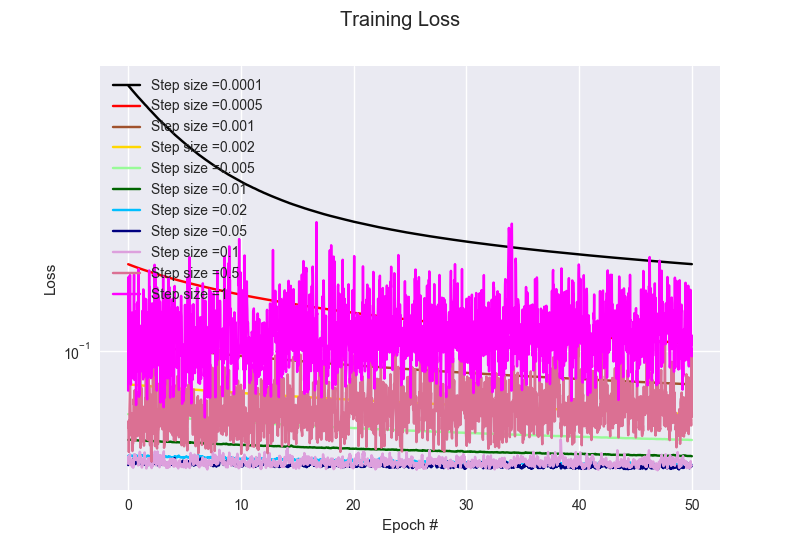

Generate this figure with Python:
import matplotlib.pyplot as plt
import numpy as np
import argparse
import math
import seaborn as sns

N=5000
p=10

def sigmoid_activation(x):
	# compute and return the sigmoid activation value for a
	# given input value
	return 1.0 / (1 + np.exp(-x))


#argument parser
ap = argparse.ArgumentParser()
ap.add_argument("-e", "--epochs", type=float, default=50,
	help="# of epochs")
ap.add_argument("-a", "--alpha", type=float, default=0.1,
	help="learning rate")
ap.add_argument("-b", "--batch_size", type=int, default=1,
	help="size of SGD mini-batches")
args = vars(ap.parse_args())

epochs=args["epochs"]
alpha=args["alpha"]

batch_size=args["batch_size"]

X=np.load('train_x.npy')
y=np.load('train_y.npy')
y=np.sign(y)
print("Samples have been loaded\n")
alpha/=batch_size

#SGD final iterate
sns.set
fig = plt.figure()


fig.suptitle("Training Loss")
plt.xlabel("Epoch #")
plt.ylabel("Loss")

step=[0.0001,0.0005,0.001,0.002,0.005,0.01,0.02,0.05,0.1,0.5,1]
cmap = ['black','red','sienna','gold','palegreen','darkgreen','deepskyblue','navy','plum','palevioletred','magenta','slategray']
stepOpt=0
lossOpt=1000000
n=0
W_SGDInit=np.random.uniform(size=(X.shape[1],))
for gamma in step:
	lossHistorySGD=[]
	W_SGD = W_SGDInit
	for epoch in np.arange(0, epochs):
		# initialize the total loss for the epoch
		epochLoss = [] 
		new_order = np.random.permutation(N)
		X=X[new_order]
		y=y[new_order]
		# loop over our data in batches
		for i in range(N):
			n+=1
			a = X[i].dot(W_SGD)
			gradient = (((sigmoid_activation(y[i]*a)-1))*y[i])*X[i]
			W_SGD += -gamma * gradient
			if(n%100==0):
				preds = X.dot(W_SGD)
				prod=y*preds
				loss = np.sum(np.log(1+np.exp(-x)) for x in prod)
				epochLoss.append(loss)
				lossHistorySGD.append(loss)
				if loss<lossOpt :
					stepOpt=gamma
					lossOpt=loss
		# lossHistorySGD.append(np.average(epochLoss)/batch_size)
		print("[INFO] SGD epoch #{}, average loss={} step size={}".format(epoch + 1, np.average(epochLoss)/N,gamma))

	plt.semilogy(np.linspace(0,epochs,len(lossHistorySGD),endpoint=False) , (np.array(lossHistorySGD))/N,label="Step size ={}".format(gamma),color=cmap[step.index(gamma)])
plt.legend(loc='upper left')
plt.show()
plt.clf()
	
print("Optimal step size={}".format(stepOpt))
